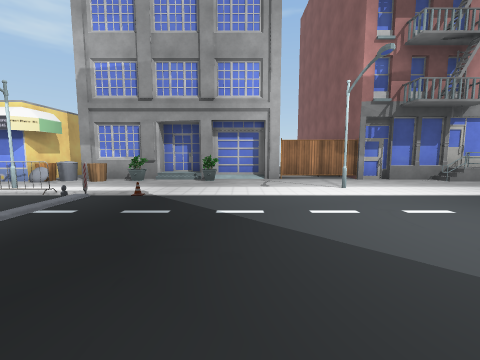
View 1 (above)

20 first-person views from a walk through a 3-D level made in the Unity game engine. The camera is 1.2 m above the floor, tilts 6° down and sees 90° across. The floor is counted in squares, 2 m on a side. Each view is taken from the middle of a square. On the plan, view 1 faces up. The plan holds only what a view shows up to about 9 squares ahead; the rest is blank. The place goes on beyond the plan. The player is left out. Some surface patterns are stand-ins.

View 2
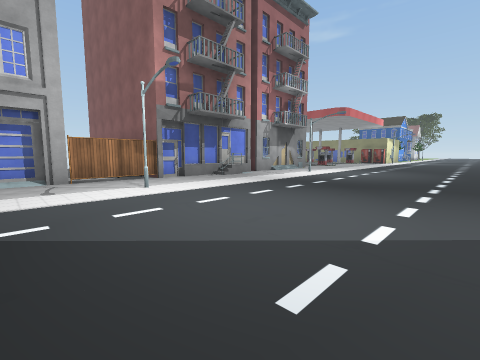

View 3
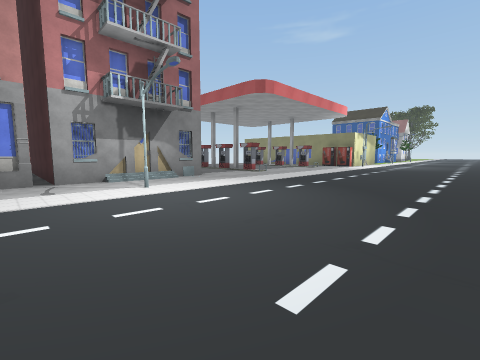

View 4
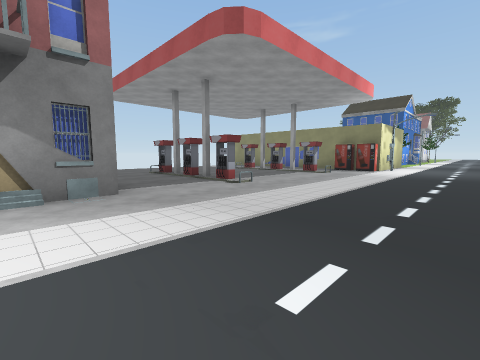

View 5
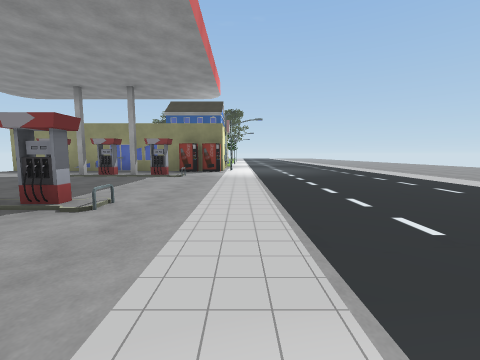

View 6
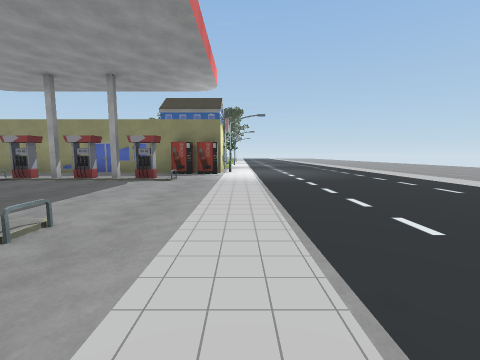

View 7
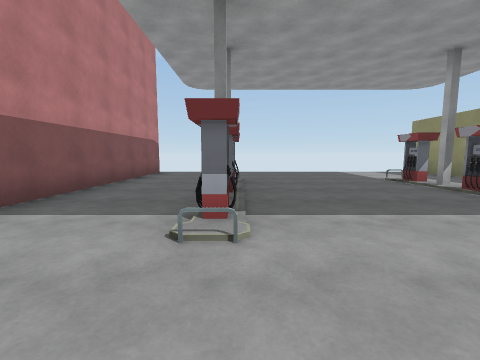

View 8
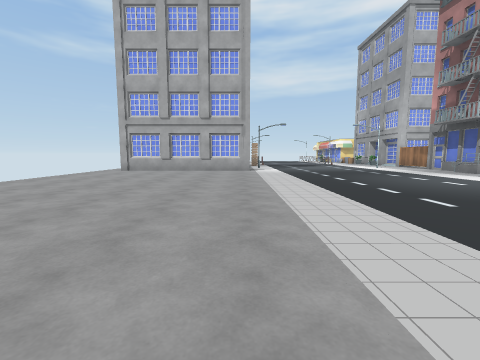

View 9
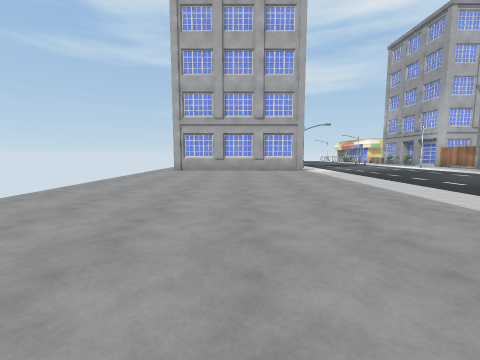

View 10
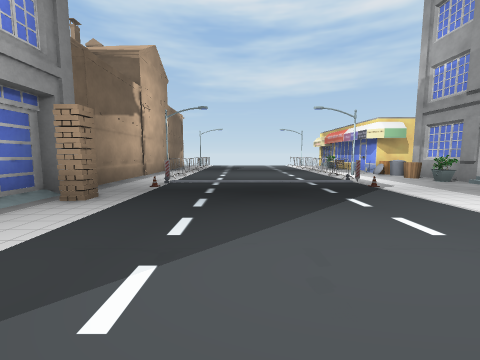

View 11
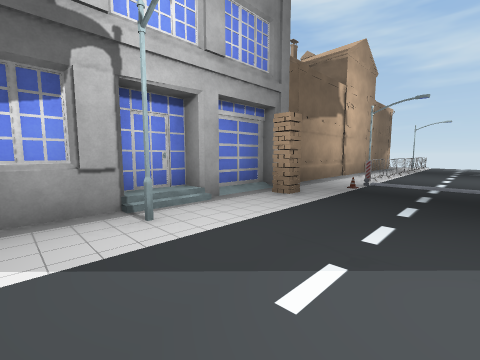

View 12
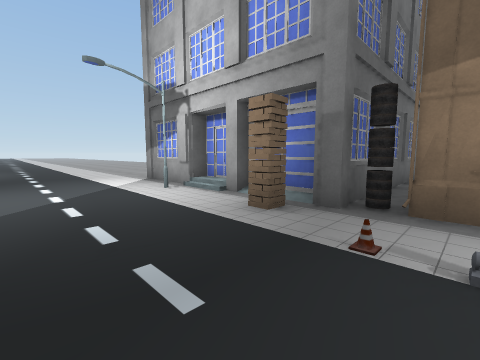

View 13
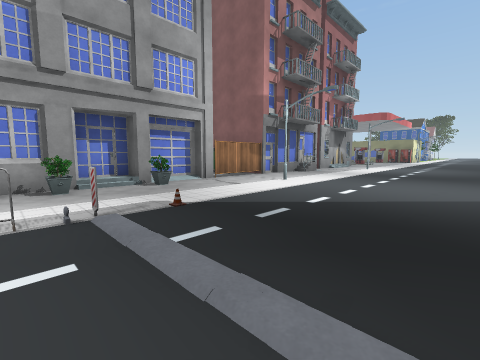

View 14
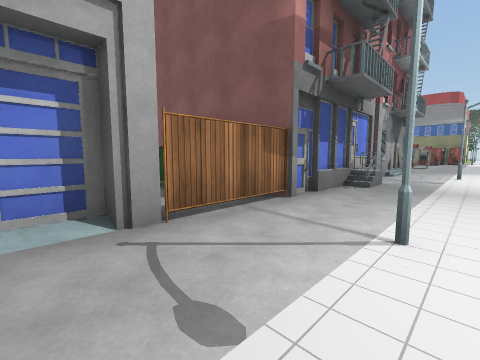

View 15
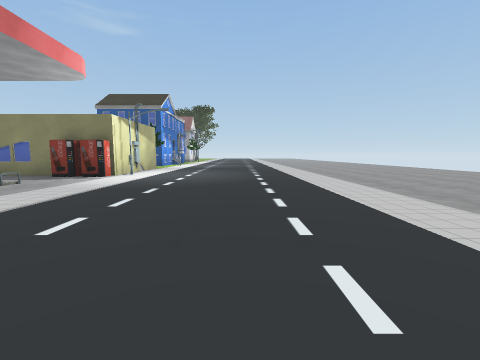

View 16
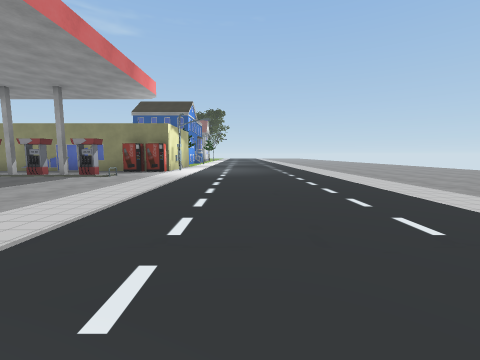

View 17
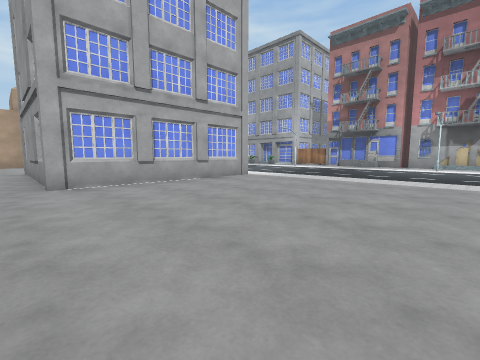

View 18
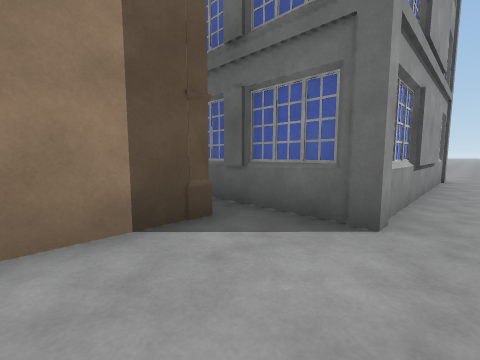

View 19
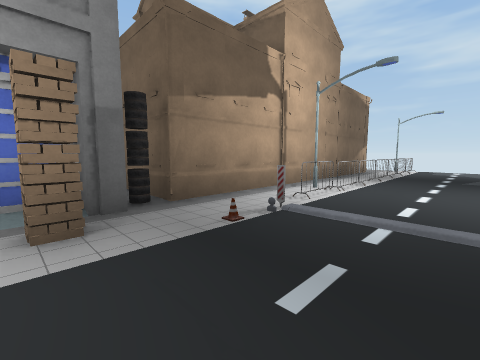

View 20
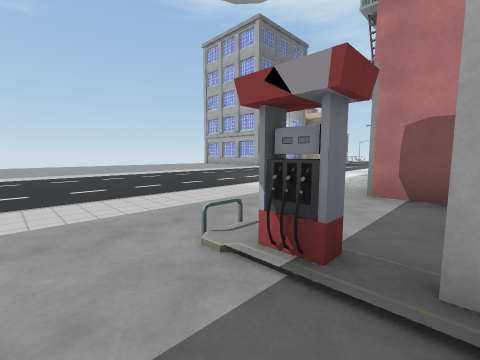

### Floor plan
Key: @ floor where view 1 was taken; # wall or solid block; x gap in a wall; . floor; B barrel; U building; F fence; S streetlight; A barrier; M machine; I bin; O other object.
Columns run from 5 left of view 1 to 20 right of it. Each row starts with its distance up from view 1.
 13                         #
 12                U........#
 11                #........#
 10                #........#
  9        I       #..#...#.#
  8        I       #..x...x.#
  7 #  ##  O    #  #........#
  6 BOUOO.#F###U####..#...#.M
  5 .OB.....................M#
  4 OSAO ..S     S ....     S
  3 ..........................
  2 ..........................
  1 ..........................
  0 .....@....................
 -1 OSAO.O.S        ....
 -2 ##########................
 -3    ##    #................
 -4    ##    U.......... .....
 -5   ###    U..........  ....
 -6   ..####UU........     ...
 -7   ..............

Where each view was taken, in squares from view 1:
view 1: 0 up, 0 right, facing up
view 2: 0 up, 0 right, facing up-right
view 3: 0 up, 6 right, facing up-right
view 4: 2 up, 9 right, facing up-right
view 5: 4 up, 10 right, facing right
view 6: 4 up, 11 right, facing right
view 7: 4 up, 13 right, facing up
view 8: 2 down, 13 right, facing left
view 9: 4 down, 13 right, facing left
view 10: 1 up, 3 right, facing left
view 11: 1 up, 3 right, facing down-left
view 12: 1 up, 2 left, facing down-right
view 13: 1 up, 3 left, facing up-right
view 14: 4 up, 0 right, facing up-right
view 15: 1 up, 12 right, facing right
view 16: 2 up, 10 right, facing right
view 17: 7 down, 9 right, facing up-left
view 18: 7 down, 3 left, facing up-right
view 19: 1 up, 0 right, facing down-left
view 20: 7 up, 14 right, facing down-left
